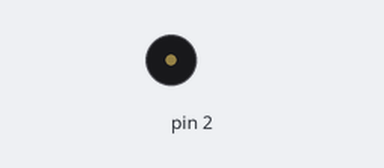
A sketch run on a simulated Arduino Uno, built with avr-gcc and run on an emulated ATmega328P. Parts: buzzer (waves = sounding).

Above: at 0.1 s.
Timing chart, 0 to 1.6 s (numbered marks = the images above):
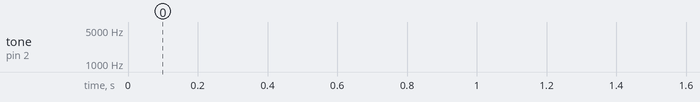

The sketch:

piezo.ino
```cpp
float sinVal;
int toneVal;
void setup() {
  // put your setup code here, to run once:
pinMode(2, OUTPUT);
}

void loop() {
  // put your main code here, to run repeatedly:
for (int x=0; x<180; x++) {
// converte graus para radianos, e depois obtém o valor do seno
sinVal = (sin(x*(3.1416/180)));
// gera uma frequência a partir do valor do seno
toneVal = 2000+(int(sinVal*1000));
tone(2, toneVal);
delay(2);
}
}
```
